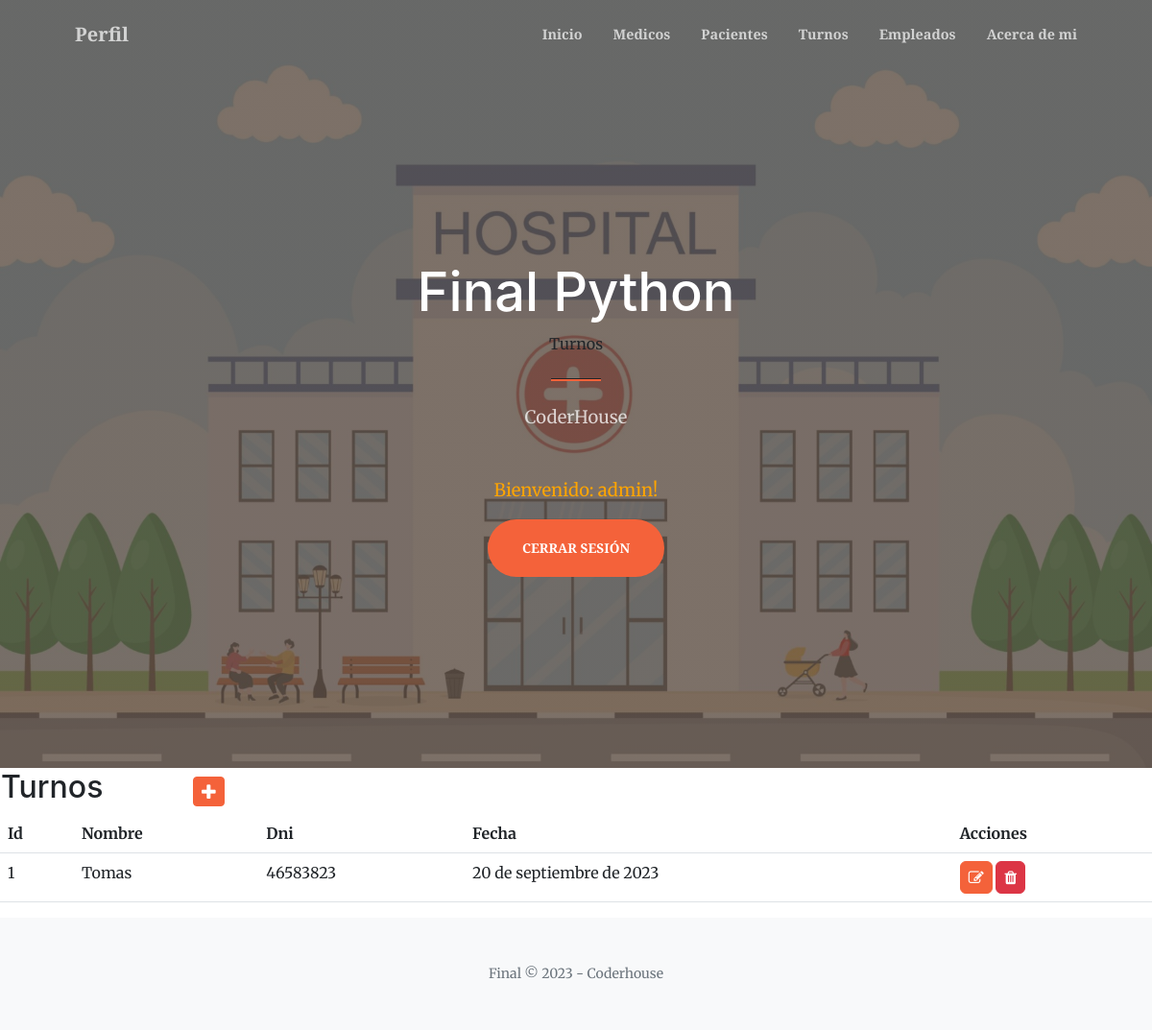
The page /turnos/ (signed in) on the database its author committed.
### aplicacion/models.py (models this page shows, shortened)
class Turno(models.Model):
    nombre = models.CharField(max_length=50, blank=False)
    dni = models.IntegerField(blank=False)
    fecha = models.DateField(blank=False)

### aplicacion/views.py (the view)
# urls.py: path('turnos/', TurnoList.as_view() , name="turnos"),
class TurnoList(LoginRequiredMixin, ListView):
    model = Turno

### aplicacion/templates/aplicacion/turno_list.html
{% extends 'aplicacion/base.html' %}
{% load static %}
{% block titulo %}
  Turnos
{% endblock titulo %}
{% block contenido %}
  <table>
    <tr>
      <td width="200"><h2> Turnos </h2></td>
      <td>
        <a href="{% url 'create_turno'  %}" class="btn btn-primary btn-sm">
          <i class="fa fa-plus fa-lg" title="New Record"></i>
        </a>
      </td>
    </tr>
  </table>
  <table class="table">
    <thead>
      <tr>
        <th>Id</th>
        <th>Nombre</th>
        <th>Dni</th>
        <th>Fecha</th>
        <th>Acciones</th>
      </tr>
    </thead>
    <tbody>
      {% for turno in turno_list %}
        <tr>
          <td>{{ turno.id }}</td>
          <td>{{ turno.nombre }}</td>
          <td>{{ turno.dni }}</td>
          <td>{{ turno.fecha }}</td>
          <td>
            <a href="{% url 'update_turno' turno.id %}" class="btn btn-primary" style="--bs-btn-padding-y: .25rem; --bs-btn-padding-x: .5rem; --bs-btn-font-size: 1rem;">
              <i class="fa fa-edit fa-sm" title="Edit "></i>
            </a>
            <a href="{% url 'delete_turno' turno.id %}" class="btn btn-danger" style="--bs-btn-padding-y: .25rem; --bs-btn-padding-x: .5rem; --bs-btn-font-size: 1rem;">
              <i class="fa fa-trash fa-sm" title="Delete "></i>
            </a>
          </td>
        </tr>
      {% endfor %}
    </tbody>
  </table>
{% endblock contenido %}

### aplicacion/templates/aplicacion/base.html (shortened to what this page needs)
<!DOCTYPE html>
<html lang="en">
    <head>
        {%load static %}
        <link href="https://cdn.jsdelivr.net/npm/bootstrap-icons@1.5.0/font/bootstrap-icons.css" rel="stylesheet" />
        <link href="https://cdn.jsdelivr.net/npm/bootstrap@5.2.3/dist/css/bootstrap.min.css" rel="stylesheet" type="text/css" />
        <link href="https://cdnjs.cloudflare.com/ajax/libs/SimpleLightbox/2.1.0/simpleLightbox.min.css" rel="stylesheet" />
        <link href="css/styles.css" rel="stylesheet" />
        <link href="{% static 'aplicacion/css/styles.css' %}" rel="stylesheet" />
        <link rel="stylesheet" href="https://cdnjs.cloudflare.com/ajax/libs/font-awesome/4.7.0/css/font-awesome.min.css">
    </head>
    <body id="page-top">
        <nav class="navbar navbar-expand-lg navbar-light fixed-top py-3" id="mainNav">
            <div class="container px-4 px-lg-5">
                {% if user.is_authenticated %}
                <a class="navbar-brand" href="{% url 'editar_perfil' %}"> Perfil </a>
                {% endif %}
                <div class="collapse navbar-collapse" id="navbarResponsive">
                    <ul class="navbar-nav ms-auto my-2 my-lg-0">
                        {% if user.is_authenticated %}
                        <li class="nav-item"><a class="nav-link" href="{% url 'home' %}"> Inicio </a></li>
                        <li class="nav-item"><a class="nav-link" href="{% url 'medicos' %}">Medicos</a></li>
                        <li class="nav-item"><a class="nav-link" href="{% url 'pacientes' %}">Pacientes</a></li>
                        <li class="nav-item"><a class="nav-link" href="{% url 'turnos' %}">Turnos</a></li>
                        <li class="nav-item"><a class="nav-link" href="{% url 'empleados' %}">Empleados</a></li>
                        <li class="nav-item"><a class="nav-link" href="{% url 'info' %}">  Acerca de mi  </a></li>
                        {% else %}
                        <li class="nav-item"><a class="nav-link" href="{% url 'home' %}"> Inicio </a></li>
                        <li class="nav-item"><a class="nav-link" href="{% url 'info' %}">  Acerca de mi  </a></li>
                        {% endif %}
                    </ul>
                </div>
            </div>
        </nav>
        <header class="masthead">
            <div class="container px-4 px-lg-5 h-100">
                <div class="row gx-4 gx-lg-5 h-100 align-items-center justify-content-center text-center">
                    <div class="col-lg-8 align-self-end">
                        <h1 class="text-white font-weight-bold"> Final Python </h1>
                        {% block titulo %}
                        {% endblock titulo %}
                        <hr class="divider" />
                    </div>
                    <div class="col-lg-8 align-self-baseline">
                        <p class="text-white-75 mb-5"> CoderHouse</p>
                        {% if user.is_authenticated %}
                            <p style="color:orange"> Bienvenido:  {{ user.username }}!</p>
                            <a class="btn btn-primary btn-xl" href="{% url 'logout' %}"> Cerrar sesión </a>
                        {% else %}
                             <a class="btn btn-success" href="{% url 'registro' %}">Registrarse </a>
                            <a class="btn btn-primary btn-xl" href="{% url 'login' %}"> Iniciar sesión </a>
                        {% endif %}
                    </div>
                </div>
            </div>
        </header>
        {% block contenido %}
        {% endblock contenido %}
        <footer class="bg-light py-5">
            <div class="container px-4 px-lg-5"><div class="small text-center text-muted"> Final &copy; 2023 - Coderhouse</div></div>
        </footer>
    </body>
</html>

### rows shown on the page
Turno: id "1", nombre "Tomas", dni "46583823", fecha "20 de septiembre de 2023"

### other values the page prints
{{ user.username }} "admin"
